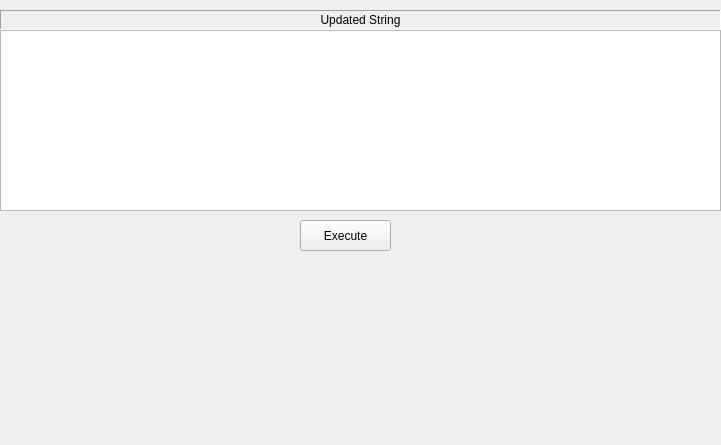
     <widget class="QWidget" name="page_3">
      <property name="geometry">
       <rect>
        <x>0</x>
        <y>0</y>
        <width>721</width>
        <height>445</height>
       </rect>
      </property>
      <attribute name="label">
       <string>UpdateXML</string>
      </attribute>
      <widget class="QTextEdit" name="textEditUpdateXMLStr">
       <property name="geometry">
        <rect>
         <x>0</x>
         <y>30</y>
         <width>721</width>
         <height>181</height>
        </rect>
       </property>
      </widget>
      <widget class="QPushButton" name="pushButtonExecuteUpdateXML">
       <property name="geometry">
        <rect>
         <x>300</x>
         <y>220</y>
         <width>91</width>
         <height>31</height>
        </rect>
       </property>
       <property name="text">
        <string>Execute</string>
       </property>
      </widget>
      <widget class="QLabel" name="label_6">
       <property name="geometry">
        <rect>
         <x>0</x>
         <y>10</y>
         <width>721</width>
         <height>20</height>
        </rect>
       </property>
       <property name="frameShape">
        <enum>QFrame::Panel</enum>
       </property>
       <property name="frameShadow">
        <enum>QFrame::Sunken</enum>
       </property>
       <property name="text">
        <string>Updated String</string>
       </property>
       <property name="alignment">
        <set>Qt::AlignCenter</set>
       </property>
      </widget>
     </widget>
